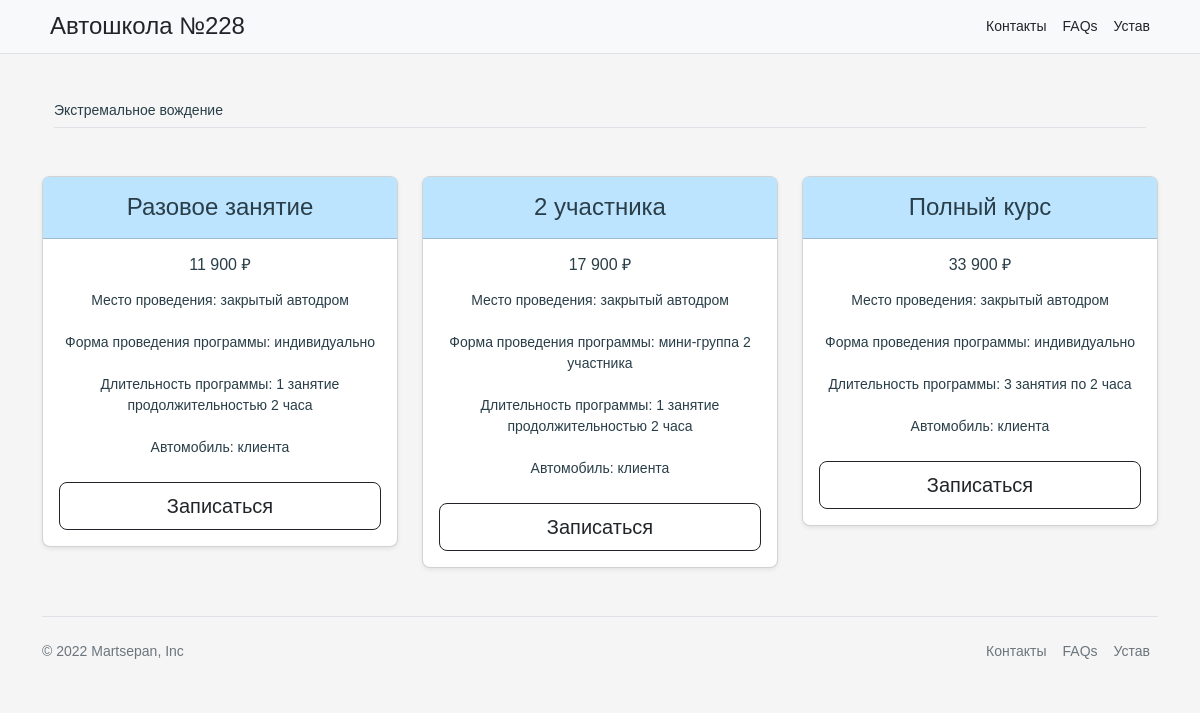
The page /info/exdriving/ on the database its author committed.
### description/models.py (models this page shows, shortened)
class Info(models.Model):
    id = models.CharField('ID', max_length=2, null=False, primary_key=True)
    title = models.CharField('Название', max_length=30, null=True)
    description = models.CharField('Описание', max_length=200, null=True)
    price_min = models.CharField('Минимальная цена', max_length=10, null=True)
    price_mid = models.CharField('Средняя цена', max_length=10, null=True)
    price_high = models.CharField('Максимальная цена', max_length=10, null=True)
    description_min = models.CharField('Описание минимальной', max_length=300, null=True)
    description_mid = models.CharField('Описание средней', max_length=300, null=True)
    description_high = models.CharField('Описание максимальной', max_length=300, null=True)
    class Meta:
        verbose_name = 'Информация'
        verbose_name_plural = 'Информация о категориях'

### description/views.py (the view)
# urls.py: path('exdriving/', views.exdriving, name='exdriving'),
def exdriving(request):
    info = Info.objects.all()
    context =  {"info": info}
    return render (request, 'description/exdriving.html' ,context)

### description/templates/description/exdriving.html (shortened to what this page needs)
{% extends 'description/underbase.html' %}
{% block content %}
{% for item in info %}
{% if item.id == "3" %}
<div class="container px-4 py-5" id="custom-cards">
  <h2 class="pb-2 border-bottom animate__animated animate__bounceIn wow">{{ item.title }}</h2>
</div>
<div class="container">
<div data-wow-delay="0.15s" class="row row-cols-1 row-cols-md-3 mb-3 text-center animate__animated animate__fadeIn wow">
  <div class="col">
    <div class="card mb-4 rounded-3 shadow-sm">
      <div class="card-header py-3" style="background-color: rgb(188, 228, 255);">
        <h4 class="my-0 fw-normal" style="font-size: 24px;">{{ item.description_min }}</h4>
      </div>
      <div class="card-body">
        <h1 class="card-title pricing-card-title" style="font-size: 16px;">{{ item.price_min }}</h1>
        <ul class="list-unstyled mt-3 mb-4">
          <li>Место проведения: закрытый автодром</li><br>
          <li>Форма проведения программы: индивидуально</li><br>
          <li>Длительность программы: 1 занятие продолжительностью 2 часа</li><br>
          <li>Автомобиль: клиента</li>
        </ul>
        <button type="button" class="w-100 btn btn-lg btn-outline-dark">Записаться</button>
      </div>
    </div>
  </div>
  <div class="col">
    <div class="card mb-4 rounded-3 shadow-sm">
      <div class="card-header py-3" style="background-color: rgb(188, 228, 255);">
        <h4 class="my-0 fw-normal" style="font-size: 24px;">{{ item.description_mid }}</h4>
      </div>
      <div class="card-body">
        <h1 class="card-title pricing-card-title" style="font-size: 16px;">{{ item.price_mid }}</h1>
        <ul class="list-unstyled mt-3 mb-4">
          <li>Место проведения: закрытый автодром</li><br>
          <li>Форма проведения программы: мини-группа 2 участника</li><br>
          <li>Длительность программы: 1 занятие продолжительностью 2 часа</li><br>
          <li>Автомобиль: клиента</li>
        </ul>
        <button type="button" class="w-100 btn btn-lg btn-outline-dark">Записаться</button>
      </div>
    </div>
  </div>
  <div class="col">
    <div class="card mb-4 rounded-3 shadow-sm ">
      <div class="card-header py-3" style="background-color: rgb(188, 228, 255);">
        <h4 class="my-0 fw-normal" style="font-size: 24px;">{{ item.description_high }}</h4>
      </div>
      <div class="card-body">
        <h1 class="card-title pricing-card-title" style="font-size: 16px;">{{ item.price_high }}</h1>
        <ul class="list-unstyled mt-3 mb-4">
          <li>Место проведения: закрытый автодром</li><br>
          <li>Форма проведения программы: индивидуально</li><br>
          <li>Длительность программы: 3 занятия по 2 часа</li><br>
          <li>Автомобиль: клиента</li>
        </ul>
        <button type="button" class="w-100 btn btn-lg btn-outline-dark">Записаться</button>
      </div>
    </div>
  </div>
</div>
</div>
    {% endif %}
    {% endfor %}
{% endblock %}

### school/static/school/css/style.css (style rules this page uses)
html, body, div, span, h1, h2, h3, h4, h5, h6, p, em, img, strong, sub, sup, b, u, i, dl, dt, dd, ol, ul, li, fieldset, form, label, table, tbody, tfoot, thead, tr, th, td, article, aside, canvas, details, figcaption, figure, footer, header, hgroup, menu, nav, section, summary, time, mark, audio, video { margin: 0; padding: 0; border: 0; outline: 0; vertical-align: baseline; background: transparent; font-size: 100%; }
body { background-color: whitesmoke; }
li { list-style-type: none; }

### school/static/school/css/home.css (style rules this page uses)
* { box-sizing: border-box; }
body { font-size: 14px; }
.container { margin: auto; position: relative; max-width: auto; }
div { font-size: 14px; color: #293e48; }

### school/static/school/css/faq.css (style rules this page uses)
body { font-family: 'Work Sans', sans-serif; }

### rows shown on the page
Info: title "Экстремальное вождение", description_min "Разовое занятие", price_min "11 900 ₽", description_mid "2 участника", price_mid "17 900 ₽", description_high "Полный курс", price_high "33 900 ₽"
